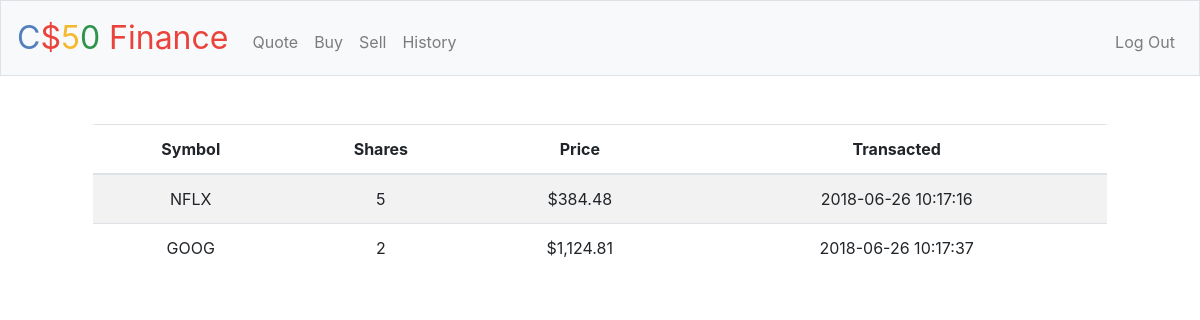
Screenshot of /history (signed in) with the database file from the repository.
### tables this page shows
CREATE TABLE portfolio ('tx_id' INTEGER PRIMARY KEY AUTOINCREMENT NOT NULL, 'user_id' INTEGER NOT NULL, 'symbol' TEXT NOT NULL, 'name' TEXT NOT NULL, 'shares' INTEGER NOT NULL, 'price' NUMERIC NOT NULL, 'total' NUMERIC NOT NULL, 'date' DATETIME DEFAULT CURRENT_TIMESTAMP NOT NULL);

### finance/application.py (the view)
@app.route("/history")
@login_required
def history():
    stocks = db.execute("SELECT symbol, shares, price, date FROM portfolio WHERE user_id=:id ORDER BY date", id=session["user_id"])
    if not stocks:
        return apology("ran into an error. try again", 400)
    return render_template("history.html", stocks=stocks)

### finance/application.py (called while the page is built)
@app.after_request
def after_request(response):
    response.headers["Cache-Control"] = "no-cache, no-store, must-revalidate"
    response.headers["Expires"] = 0
    response.headers["Pragma"] = "no-cache"
    return response

### finance/helpers.py (called while the page is built)
def login_required(f):
    @wraps(f)
    def decorated_function(*args, **kwargs):
        if session.get("user_id") is None:
            return redirect("/login")
        return f(*args, **kwargs)
    return decorated_function

def usd(value):
    return f"${value:,.2f}"

### finance/templates/history.html (shortened to what this page needs)
{% extends "layout.html" %}
{% block main %}
<div class="container">
  <table class="table table-striped">
    <thead>
      <tr>
        <th>Symbol</th>
        <th>Shares</th>
        <th>Price</th>
        <th>Transacted</th>
      </tr>
    </thead>
    <tbody>
      {% for stock in stocks %}
        <tr>
          <td>{{ stock.symbol }}</td>
          <td>{{ stock.shares }}</td>
          <td>{{ stock.price | usd }}</td>
          <td>{{ stock.date }}</td>
        </tr>
      {% endfor %}
    </tbody>
  </table>
</div>
{% endblock %}

### rows the page displays
portfolio: symbol "NFLX", shares "5", price "$384.48", date "2018-06-26 10:17:16"
portfolio: symbol "GOOG", shares "2", price "$1,124.81", date "2018-06-26 10:17:37"
